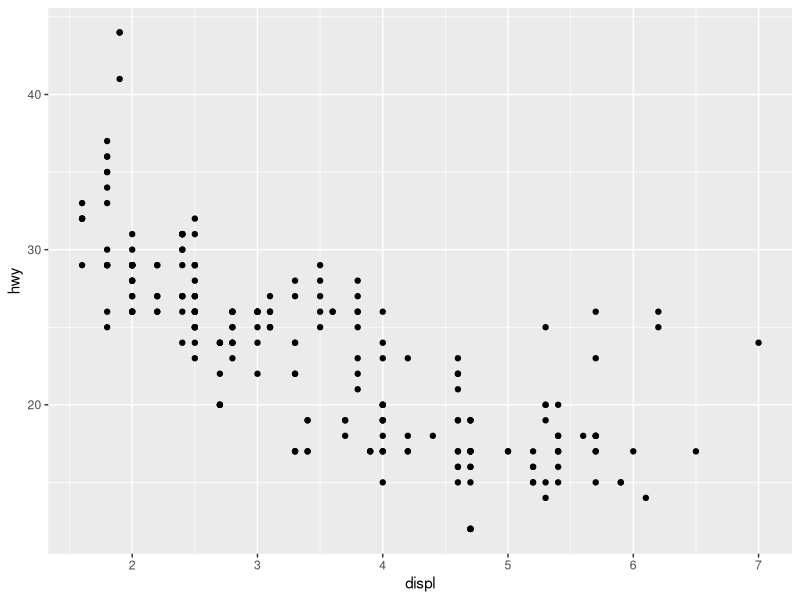
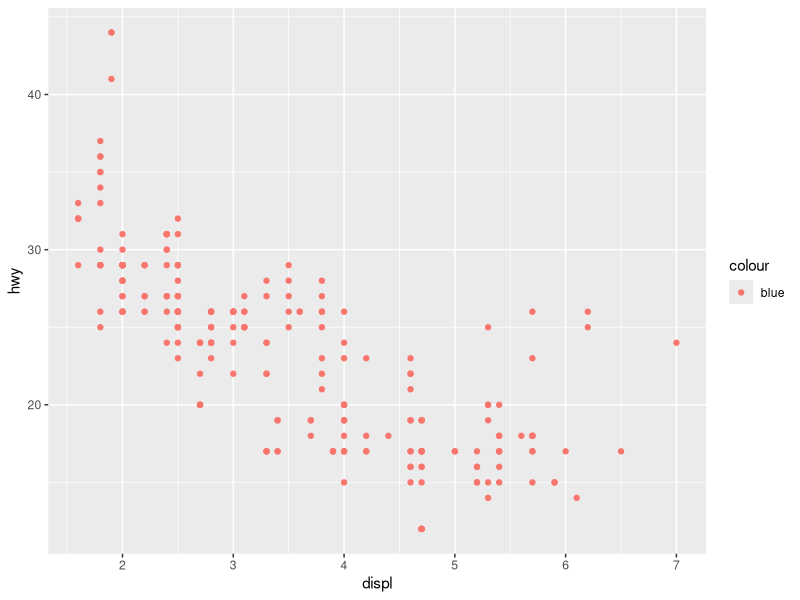
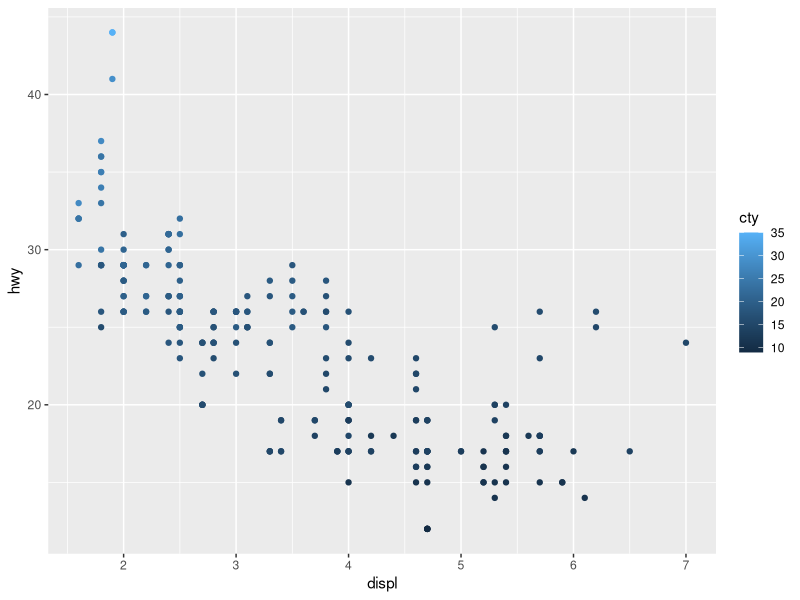
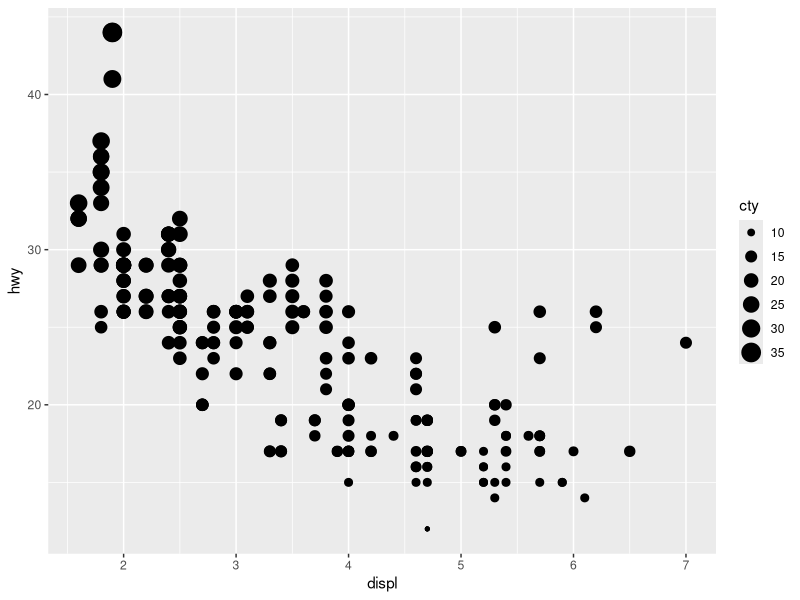

Source code (R) for these figures, in order: (Note: this script raises an error after producing the figures.)
##################################

# R ladies R4DS

# ggplot2

# created 9/27/2017


################################



#lets start by loading ggplot
# can do tidyverse package or ggplot2 package (need to installed first!)


# load package 
library(tidyverse)

# lets take a look at the mpg dataset included with ggplot2
# this shows us the first few rows
head(mpg)

# start with a basic plot
ggplot(data = mpg)+
  geom_point(mapping = aes(x=displ, y=hwy))

      # shows us  engine size (displ) compared with fuel eff. (hwy)


# SELECT EXERCISES~~~~~~~~~~~~~~~~~~~~~~~~~~~~~~~~~~~~~~~~~~~~~~~~~~~~~~~~~~~~~~~~~~~~


# P 12 # 1

# whats wrong with the following code?

ggplot(data = mpg)+
  geom_point(mapping = aes(x=displ, y=hwy, colour="blue"))




#p 12 #2

# how can we learn more about the var types in mpg dataset?


?mpg

str(mpg)



# p 12 # 3


# map a continuous var to color, size and shape 

ggplot(data = mpg)+
  geom_point(mapping = aes(x=displ, y=hwy, colour= cty))


ggplot(data = mpg)+
  geom_point(mapping = aes(x=displ, y=hwy, size= cty))

# watch out....
ggplot(data = mpg)+
  geom_point(mapping = aes(x=displ, y=hwy, shape= cty))

# try this
ggplot(data = mpg)+
  geom_point(mapping = aes(x=displ, y=hwy, shape= fl))




#12 what happens if you map the same var to multiple aes?

ggplot(data = mpg)+
  geom_point(mapping = aes(x=displ, y=hwy, color= displ))


ggplot(data = mpg)+
  geom_point(mapping = aes(x=displ, y=displ, color= displ))




#p 21. # 6 


ggplot(data = mpg, mapping = aes(x=displ, y=hwy))+
  geom_point()+
  geom_smooth(se= FALSE)



#geom_point(mapping = aes(color= drv))+

#geom_smooth(se= FALSE, aes(colour=drv))






# p 33 # 

# what does labs() do?


?labs()

 # xlab()
#ylab()
#ggtitle()




# p 33 # 4

# what does geom_abline do?
# why is coord_fixed() important?

ggplot(data= mpg, mapping=aes(x=cty, y=hwy))+
  geom_point()+
  geom_abline()+
  coord_fixed()


?coord_fixed()
